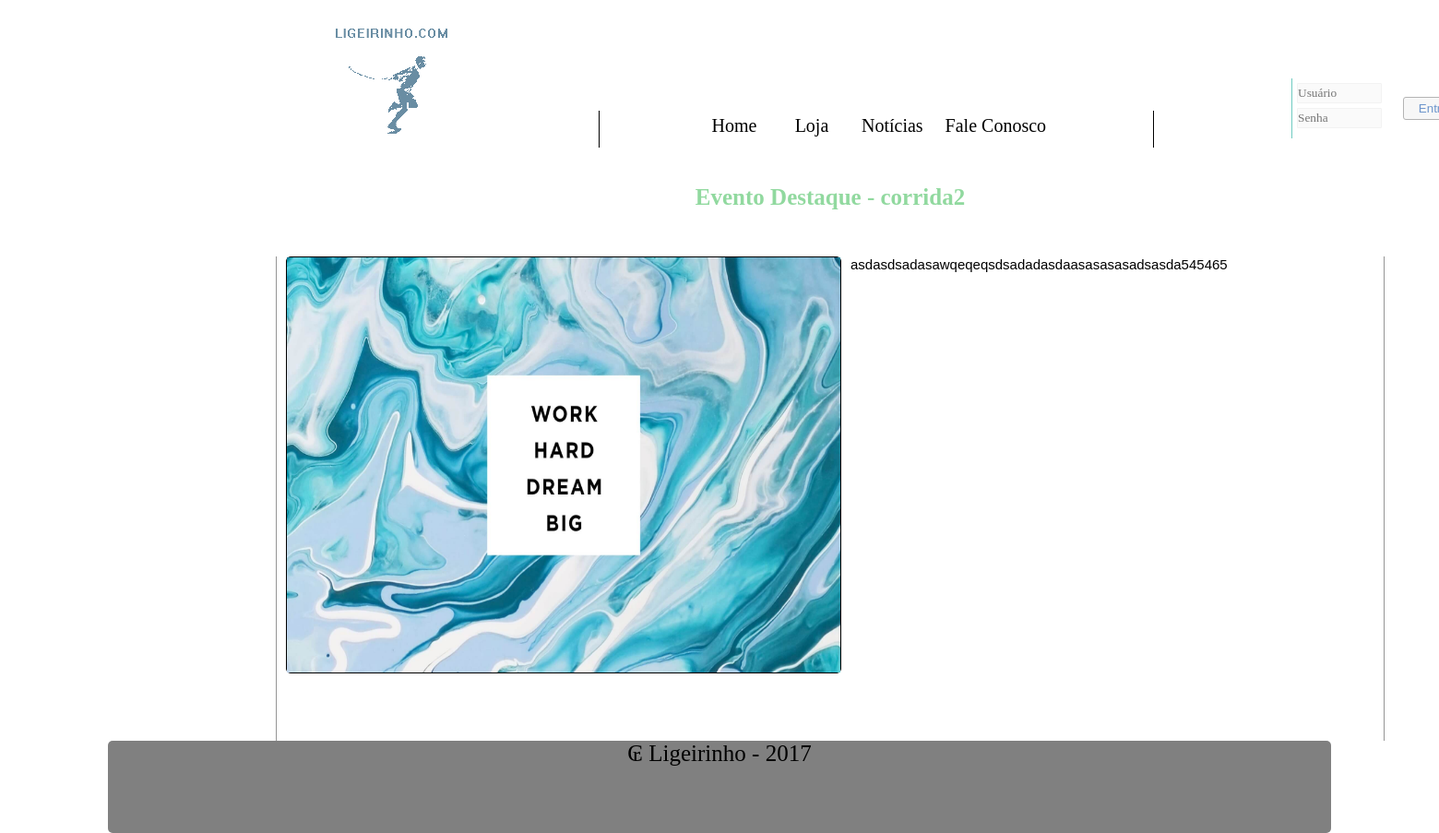
The page /eventodomes.php on the database its author committed.
### tables this page shows
CREATE TABLE `tbl_destaque` (
  `id_destaque` int(11) NOT NULL AUTO_INCREMENT,
  `id_corrida` int(11) NOT NULL,
  `sobre` text NOT NULL,
  `img` varchar(100) NOT NULL,
  `ativado` tinyint(4) NOT NULL,
  PRIMARY KEY (`id_destaque`),
  KEY `id_corrida_idx` (`id_corrida`),
  CONSTRAINT `id_corrida` FOREIGN KEY (`id_corrida`) REFERENCES `tbl_corridas` (`id_corrida`) ON DELETE NO ACTION ON UPDATE NO ACTION
);

CREATE TABLE `tbl_corridas` (
  `id_corrida` int(11) NOT NULL AUTO_INCREMENT,
  `nome` varchar(45) NOT NULL,
  `desc` varchar(60) NOT NULL,
  `img` varchar(45) NOT NULL,
  `preco` float NOT NULL,
  `id_categoria` int(11) NOT NULL,
  `ativado` tinyint(1) NOT NULL,
  PRIMARY KEY (`id_corrida`),
  KEY `id_categoria_idx` (`id_categoria`),
  CONSTRAINT `fk_sub_cat` FOREIGN KEY (`id_categoria`) REFERENCES `tbl_sub_categoria` (`id_sub_categoria`) ON DELETE NO ACTION ON UPDATE NO ACTION
);

### eventodomes.php (the view, shortened to what this page needs)
<?php
    $sql="select d.id_destaque, c.nome, d.img, d.sobre, d.ativado from tbl_corridas as c inner join tbl_destaque as d on c.id_corrida = d.id_corrida where d.ativado=1";
    $select=mysql_query($sql);
    $rs=mysql_fetch_array($select);
?>
<!DOCTYPE html>
<html xmlns="http://www.w3.org/1999/xhtml">
	<head>
		<link rel="stylesheet" type="text/css" href = "css/styleEvento.css">
	</head>
    <body>
        <header>
            <div id="cabecalho">
                <div id="logo"></div>
                <nav>
					<ul id = "lista_menu">
						<li> <a href="Index.php"> Home </a> </li>
						<li> <a href="loja.php"> Loja  </a> </li>
                        <li> <a href="noticias.php"> Notícias </a></li>
                        <li> <a href="faleconosco.php"> Fale Conosco </a></li>
					</ul>
				</nav>
                <div id="login">
                    <form name="frmlogin" method="post" action="">
                        <div id="caixa_inputs">
                            <input class="input_login" placeholder="Usuário" type="text"  name="txtlogin">
                            <input  class="input_login" placeholder="Senha" type="password"  name="txtsenha">
                        </div>
                        <input id="btn_login" type="submit" name="btnlog" value="Entrar">
                    </form>
                </div>
            </div>
        </header>
        <section>
            <h1>Evento Destaque - <?php echo($rs['nome'])?></h1>
            <div id="content">
                <div id="img_evento">
                    <img class="img" src="<?php echo("cms/".$rs['img'])?>" alt="Corrida destaque">
                </div>
                <div id="sobre_evento">
                    <?php echo($rs['sobre'])?>
                </div>
            </div>
        </section>
        <footer>
            ₢ Ligeirinho - 2017
		</footer>
    </body>

### css/styleEvento.css (style rules this page uses)
* { margin: 0px; padding: 0px; }
a { text-decoration: none; color: black; }
header { min-width:2000px; width: auto; height: 200px; }
#cabecalho { width: 1600px; height: 200px; margin: auto; }
#logo { width: 150px; height: 150px; background-image: url("../img/logo.png"); background-repeat: no-repeat; float: left; margin-left: 150px; margin-top: 25px; }
nav { width: 900px; height: 80px; float: left; margin-top: 120px; }
#lista_menu { width: 600px; height: 40px; margin: auto; text-align: center; border-left: solid 1px; border-right: solid 1px; }
#lista_menu li { min-width: 60px; height: 25px; margin-left:5px; margin-right: 5px; font-size:20px; padding: 5px; font-family: Verdana; text-align:center; display:inline-block; }
#login { width: 320px; height: 65px; float: left; margin-top: 85px; border-left-color: #6fcbc1; border-left-width: 1px; border-left-style: solid; }
#caixa_inputs { width: 120px; height: 60px; float: left; }
.input_login { width: 90px; height: 20px; background-color: #fafafa; margin-top: 5px; margin-left: 5px; border-radius: 1px; border: solid 1px #f2f2f2 ; font-family: Verdana; }
#btn_login { width: 70px; height: 25px; margin-top: 20px; margin-right: 10px; border-radius: 3px; border: solid 1px #837d7d; border: solid 1px #b4b4b4; color: #6c95cc; background-color: #f7f7f7; float: left; }
section { width: 1800px; height: auto; min-height: 500px; margin: auto; }
h1 { font-family: tahoma; font-size: 25px; color: #91d99f; margin: auto; text-align: center; }
#content { width: 1200px; height: 525px; border-left: solid 1px #959595; border-right: solid 1px #959595; margin-left: auto; margin-right: auto; margin-top: 50px; }
#img_evento { width: 600px; height: 450px; background-color: antiquewhite; float: left; margin-left: 10px; border: solid 1px; border-radius: 5px; }
.img { width: 600px; height: 450px; margin: auto; }
#sobre_evento { width: 400px; height: 500px; float: left; margin: auto; margin-left: 10px; font-family: arial; font-size: 15px; text-align: justify; }
footer { width: 85%; height:100px; background-color: gray; margin: auto; border-radius: 5px; text-align: center; font-family: tahoma; font-size: 25px; }

### rows shown on the page
tbl_destaque: id_corrida.nome "corrida2", img (picture), sobre "asdasdsadasawqeqeqsdsadadasdaasasasasadsasda545465"
